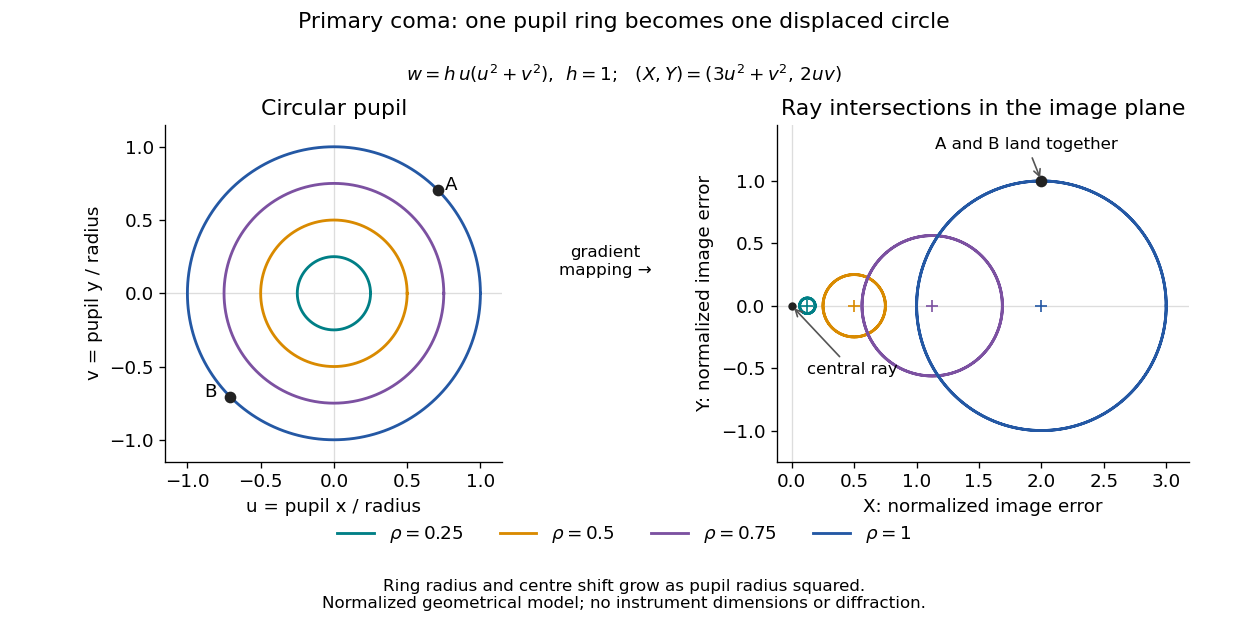

Here is the Python script that generated this plot:
"""Plot normalized primary coma: pupil rings mapped by grad(w).

Tested with Python 3.14, NumPy 2.3.5, Matplotlib 3.10.7.
Run from _media; writes an opaque white PNG to the working directory.
No physical lens prescription, diffraction calculation, or measured data.
"""
from pathlib import Path

import matplotlib.pyplot as plt
import numpy as np


def ray_map(u, v, h=1.0):
    """w = h*u*(u*u+v*v); normalized transverse error = grad(w)."""
    return h * (3 * u * u + v * v), 2 * h * u * v


def main():
    plt.rcParams.update({"font.size": 11, "axes.spines.top": False,
                         "axes.spines.right": False, "figure.facecolor": "white"})
    fig, (pupil, image) = plt.subplots(1, 2, figsize=(10.4, 5.2))
    fig.subplots_adjust(left=.075, right=.98, bottom=.26, top=.80, wspace=.35)
    fig.suptitle("Primary coma: one pupil ring becomes one displaced circle", y=.98)
    fig.text(.5, .87, r"$w=h\,u(u^2+v^2)$,  $h=1$;   $(X,Y)=(3u^2+v^2,\,2uv)$",
             ha="center")
    theta = np.linspace(0, 2*np.pi, 721)
    radii = [.25, .5, .75, 1.0]
    colors = ["#007f86", "#d98a00", "#7c51a1", "#2458a4"]
    for rho, color in zip(radii, colors):
        u, v = rho*np.cos(theta), rho*np.sin(theta)
        x, y = ray_map(u, v)
        pupil.plot(u, v, color=color, lw=1.7, label=fr"$\rho={rho:g}$")
        image.plot(x, y, color=color, lw=1.7)
        image.plot(2*rho*rho, 0, "+", color=color, ms=7)
    u, v = np.sqrt(.5), np.sqrt(.5)
    x, y = ray_map(u, v)
    pupil.plot([u, -u], [v, -v], "o", color="#222222", ms=6)
    pupil.text(u+.05, v, "A", fontsize=11)
    pupil.text(-u-.18, -v, "B", fontsize=11)
    image.plot(x, y, "o", color="#222222", ms=6)
    image.annotate("A and B land together", (x, y), xytext=(1.15, 1.26),
                   arrowprops={"arrowstyle": "->", "color": "#555555"}, fontsize=10)
    fig.text(.485, .56, "gradient\nmapping →", ha="center", fontsize=10)
    image.plot(0, 0, "o", color="#222222", ms=4)
    image.annotate("central ray", (0, 0), xytext=(.12, -.55), fontsize=10,
                   arrowprops={"arrowstyle": "->", "color": "#555555"})
    pupil.set(xlim=(-1.15, 1.15), ylim=(-1.15, 1.15), xlabel="u = pupil x / radius",
              ylabel="v = pupil y / radius", title="Circular pupil")
    image.set(xlim=(-.12, 3.18), ylim=(-1.25, 1.45), xlabel="X: normalized image error",
              ylabel="Y: normalized image error", title="Ray intersections in the image plane")
    handles, labels = pupil.get_legend_handles_labels()
    fig.legend(handles, labels, loc="lower center", ncol=4,
               bbox_to_anchor=(.5, .10), frameon=False)
    for ax in (pupil, image):
        ax.set_aspect("equal")
        ax.axhline(0, color="#dddddd", lw=.8, zorder=0)
        ax.axvline(0, color="#dddddd", lw=.8, zorder=0)
    fig.text(.5, .025, "Ring radius and centre shift grow as pupil radius squared.\n"
             "Normalized geometrical model; no instrument dimensions or diffraction.",
             ha="center", fontsize=10)
    fig.savefig(Path.cwd() / (Path(__file__).stem + ".png"), dpi=120,
                facecolor="white", transparent=False)
    plt.close(fig)


if __name__ == "__main__":
    main()
